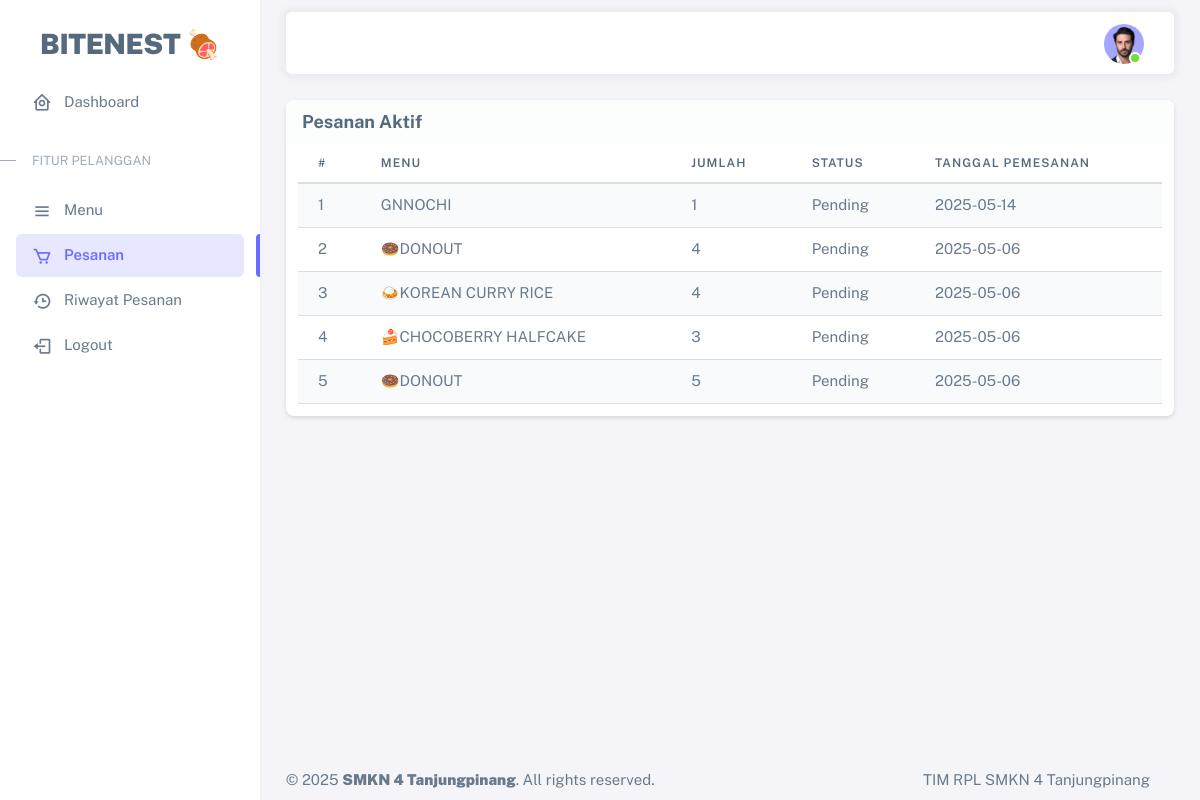
The page /pesananpelanggan.php (signed in) on the database its author committed.
### tables this page shows
CREATE TABLE `pesanan` (
  `pesanan_id` int(11) NOT NULL,
  `user_id` int(11) NOT NULL,
  `menu_id` int(11) NOT NULL,
  `jumlah` int(11) NOT NULL,
  `status` enum('pending','proses','selesai') NOT NULL DEFAULT 'pending',
  `tanggal_pemesanan` date DEFAULT NULL
);

CREATE TABLE `menu` (
  `menu_id` int(11) NOT NULL,
  `nama` varchar(100) NOT NULL,
  `harga` int(8) DEFAULT NULL,
  `kategori` varchar(35) DEFAULT NULL,
  `gambar` varchar(255) DEFAULT NULL,
  `rating` decimal(3,2) DEFAULT 0.00,
  `stok` int(11) DEFAULT 0
);

### pesananpelanggan.php (the view, shortened to what this page needs)
<?php
include('.includes/header.php');
$user_id = $_SESSION['user_id'];
$index = 1;
$query = "SELECT pesanan.pesanan_id, pesanan.jumlah, pesanan.status, pesanan.tanggal_pemesanan, menu.nama AS menu_name
          FROM pesanan
          JOIN menu ON pesanan.menu_id = menu.menu_id
          WHERE pesanan.user_id = ? AND pesanan.status IN ('pending', 'proses')
          ORDER BY pesanan.tanggal_pemesanan DESC";
$stmt = $conn->prepare($query);
$stmt->bind_param("i", $user_id);
$stmt->execute();
$pesanan = $stmt->get_result();
?>
<div class="container-xxl flex-grow-1 container-p-y">
  <div class="card shadow-sm">
    <div class="card-header bg-light text-dark">
      <h5 class="mb-0 fw-bold">Pesanan Aktif</h5>
    </div>
    <div class="card-body">
      <?php if ($pesanan->num_rows > 0): ?>
      <div class="table-responsive">
        <table class="table table-striped table-hover align-middle">
          <thead>
            <tr>
            <th>#</th>
              <th>Menu</th>
              <th>Jumlah</th>
              <th>Status</th>
              <th>Tanggal Pemesanan</th>
            </tr>
          </thead>
          <tbody>
            <?php while ($row = $pesanan->fetch_assoc()): ?>
            <tr>
              <td><?= $index++;?></td>
              <td><?= htmlspecialchars($row['menu_name']); ?></td>
              <td><?= htmlspecialchars($row['jumlah']); ?></td>
              <td><?= ucfirst(htmlspecialchars($row['status'])); ?></td>
              <td><?= htmlspecialchars($row['tanggal_pemesanan']); ?></td>
            </tr>
            <?php endwhile; ?>
          </tbody>
        </table>
      </div>
      <?php else: ?>
      <p class="text-center text-muted">Tidak ada pesanan aktif.</p>
      <?php endif; ?>
    </div>
  </div>
</div>
<?php
include('.includes/footer.php');
?>

### pesananpelanggan.php (style rules this page uses)
.container-xxl.container-p-y { padding-top: 1rem !important; padding-bottom: 1rem !important; }
.card .card-header { padding: 0.75rem 1rem; }
.card .card-body { padding: 0.75rem; }

### rows shown on the page
pesanan: menu.nama "GNNOCHI", jumlah "1", status "Pending", tanggal_pemesanan "2025-05-14"
pesanan: menu.nama "🍩DONOUT", jumlah "4", status "Pending", tanggal_pemesanan "2025-05-06"
pesanan: menu.nama "🍛KOREAN CURRY RICE", jumlah "4", status "Pending", tanggal_pemesanan "2025-05-06"
pesanan: menu.nama "🍰CHOCOBERRY HALFCAKE", jumlah "3", status "Pending", tanggal_pemesanan "2025-05-06"
pesanan: menu.nama "🍩DONOUT", jumlah "5", status "Pending", tanggal_pemesanan "2025-05-06"
